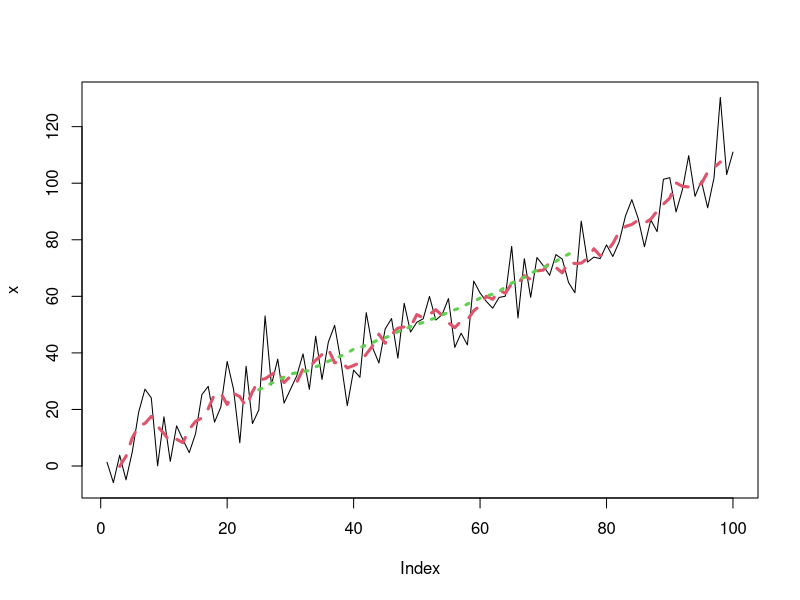

Here is the R script that generated this plot:
# データを生成
x <- rnorm(n=100,mean = 0, sd=10)+1:100
# 1/nをn回繰り返す要素を生成
mn <- function(n) rep(1/n,n)

plot(x,type="l",lwd=1)
#filter(x,mn(n))でn次の移動平均平滑化を計算
lines(filter(x,mn(5)),col=2,lwd=3,lty=2)
lines(filter(x,mn(50)),col=3,lwd=3,lty=3)